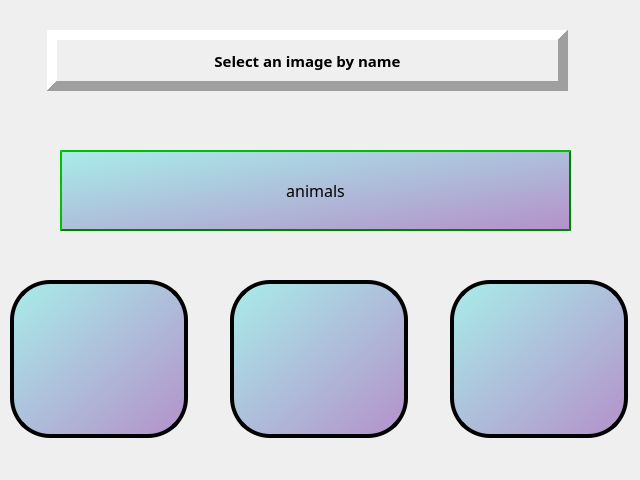
<?xml version="1.0" encoding="UTF-8"?>
<ui version="4.0">
 <class>animals</class>
 <widget class="QWidget" name="animals">
  <property name="geometry">
   <rect>
    <x>0</x>
    <y>0</y>
    <width>640</width>
    <height>480</height>
   </rect>
  </property>
  <property name="windowTitle">
   <string>Form</string>
  </property>
  <widget class="QPushButton" name="PB_1">
   <property name="geometry">
    <rect>
     <x>10</x>
     <y>280</y>
     <width>178</width>
     <height>158</height>
    </rect>
   </property>
   <property name="styleSheet">
    <string notr="true">QPushButton{
                                 ;
background-color: qlineargradient(spread:pad, x1:0, y1:0, x2:1, y2:1, stop:0 rgba(168, 237, 234, 255), stop:1 rgba(180, 144, 202, 255));
       border-style: inset;
    border-width:4px;
 border-radius:40px;
   border-color: black;
    max-width:150px;
   max-height:150px;
  min-width:170px;
 min-height:150px;
                                 }
 QPushButton:hover{
 border: 4px inset black;
	background-color: qlineargradient(spread:pad, x1:0, y1:0, x2:1, y2:1, stop:0 rgba(48, 207, 208, 255), stop:1 rgba(51, 8, 103, 255));
 }
                            </string>
   </property>
   <property name="text">
    <string/>
   </property>
  </widget>
  <widget class="QPushButton" name="PB_2">
   <property name="geometry">
    <rect>
     <x>230</x>
     <y>280</y>
     <width>178</width>
     <height>158</height>
    </rect>
   </property>
   <property name="styleSheet">
    <string notr="true">QPushButton{
                                 ;
background-color: qlineargradient(spread:pad, x1:0, y1:0, x2:1, y2:1, stop:0 rgba(168, 237, 234, 255), stop:1 rgba(180, 144, 202, 255));
       border-style: inset;
    border-width:4px;
 border-radius:40px;
   border-color: black;
    max-width:150px;
   max-height:150px;
  min-width:170px;
 min-height:150px;
                                 }
 QPushButton:hover{
 border: 4px inset black;
	background-color: qlineargradient(spread:pad, x1:0, y1:0, x2:1, y2:1, stop:0 rgba(48, 207, 208, 255), stop:1 rgba(51, 8, 103, 255));
 }
                            </string>
   </property>
   <property name="text">
    <string/>
   </property>
  </widget>
  <widget class="QPushButton" name="PB_3">
   <property name="geometry">
    <rect>
     <x>450</x>
     <y>280</y>
     <width>178</width>
     <height>158</height>
    </rect>
   </property>
   <property name="styleSheet">
    <string notr="true">QPushButton{
                                 ;
background-color: qlineargradient(spread:pad, x1:0, y1:0, x2:1, y2:1, stop:0 rgba(168, 237, 234, 255), stop:1 rgba(180, 144, 202, 255));
       border-style: inset;
    border-width:4px;
 border-radius:40px;
   border-color: black;
    max-width:150px;
   max-height:150px;
  min-width:170px;
 min-height:150px;
                                 }
 QPushButton:hover{
 border: 4px inset black;
	background-color: qlineargradient(spread:pad, x1:0, y1:0, x2:1, y2:1, stop:0 rgba(48, 207, 208, 255), stop:1 rgba(51, 8, 103, 255));
 }
                            </string>
   </property>
   <property name="text">
    <string/>
   </property>
  </widget>
  <widget class="QLabel" name="label">
   <property name="geometry">
    <rect>
     <x>60</x>
     <y>150</y>
     <width>511</width>
     <height>81</height>
    </rect>
   </property>
   <property name="font">
    <font>
     <family>Segoe Script</family>
     <pointsize>12</pointsize>
    </font>
   </property>
   <property name="styleSheet">
    <string notr="true">
border-style: outset;
background-color: qlineargradient(spread:pad, x1:0, y1:0, x2:1, y2:1, stop:0 rgba(168, 237, 234, 255), stop:1 rgba(180, 144, 202, 255));
border-color: green;
border-width:2px;


                                             
 </string>
   </property>
   <property name="text">
    <string>animals</string>
   </property>
   <property name="alignment">
    <set>Qt::AlignCenter</set>
   </property>
  </widget>
  <widget class="QLabel" name="label_2">
   <property name="geometry">
    <rect>
     <x>47</x>
     <y>30</y>
     <width>521</width>
     <height>61</height>
    </rect>
   </property>
   <property name="font">
    <font>
     <family>Lucida Fax</family>
     <pointsize>11</pointsize>
     <weight>75</weight>
     <bold>true</bold>
    </font>
   </property>
   <property name="frameShape">
    <enum>QFrame::Panel</enum>
   </property>
   <property name="frameShadow">
    <enum>QFrame::Raised</enum>
   </property>
   <property name="lineWidth">
    <number>10</number>
   </property>
   <property name="midLineWidth">
    <number>10</number>
   </property>
   <property name="text">
    <string>Select an image by name</string>
   </property>
   <property name="alignment">
    <set>Qt::AlignCenter</set>
   </property>
  </widget>
 </widget>
 <resources/>
 <connections/>
</ui>
